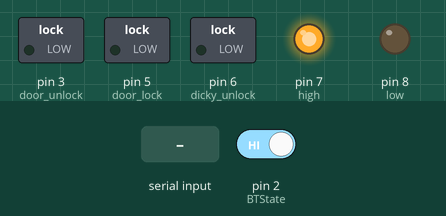
Recording of a sketch running on a simulated Arduino Uno, built with avr-gcc and run on an emulated ATmega328P. Parts: switched loads named in the sketch (green lamp = pin HIGH), output pins drawn as LEDs (lit = HIGH). The test bench sets the inputs (shaded band); at power-on: pin 2 (BTState) HIGH. What the sketch prints to the serial monitor is not drawn.

Above: at 1.2 s.
1.3 s: pin 2 (BTState) driven LOW
At 2.5 s:
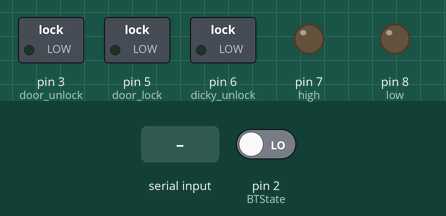
2.8 s: "F" received over Serial
4.3 s: "B" received over the second serial link
5.8 s: "R" received over Serial
7.3 s: pin 2 (BTState) driven HIGH
At 8.3 s:
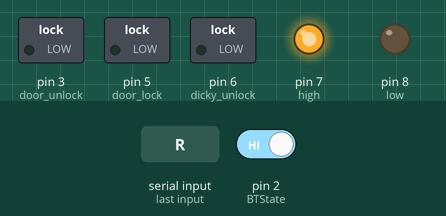
8.8 s: "F" received over the second serial link
At 9.4 s:
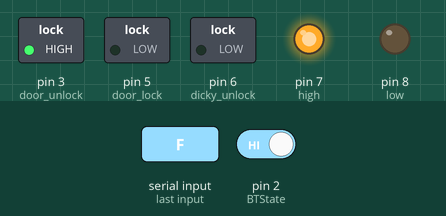
Timing chart, 0 to 11.3 s (numbered marks = the images above; inputs shaded):
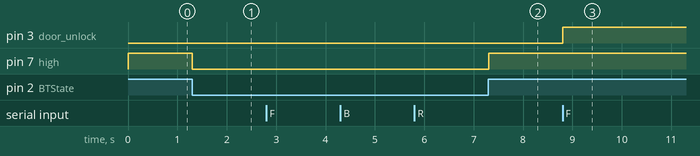

The sketch:

Arduino-Car-Central-Lock.ino
```cpp
#include <SoftwareSerial.h>

  int door_unlock = 3;
  int door_lock = 5;
  int dicky_unlock = 6;
  int high = 7;
  int low = 8;
  int Rx = 10;
  int Tx = 11;
  int cmd;
  int BTState = 2;
  SoftwareSerial BT(Rx,Tx);

void setup() {

  BT.begin(115200);
  Serial.begin(115200);
  Serial.println("ASSALAMOALAIKUM! This is Carduino by MSK");
  BT.println("ASSALAMOALAIKUM! This is Carduino by MSK");
  pinMode(door_unlock, OUTPUT);
  pinMode(door_lock, OUTPUT);
  pinMode(dicky_unlock, OUTPUT);
  pinMode(high,OUTPUT);
  pinMode(low,OUTPUT);
  digitalWrite(low,LOW);

}

void loop() {
  if(digitalRead(BTState) == LOW)
  {
    digitalWrite(high,LOW);
    cmd='S';
    Serial.println("Disconnected");
  }
  if(digitalRead(BTState) != LOW)
  {
    digitalWrite(high,HIGH);
    Serial.println("Connected");
  }
  if (Serial.available()>0)
  {
    cmd = Serial.read();
  }

  if (BT.available()>0)
  {
    cmd = BT.read();
  }
  if (cmd == 'F')
  {
    digitalWrite(3,HIGH);
    Serial.println("Door Unlocked");
  }
  else if (cmd == 'B')
  {
    digitalWrite(5,HIGH);
    Serial.println("Door locked");
  }
  else if (cmd == 'R')
  {
    digitalWrite(6,HIGH);
    Serial.println("Dicky Unlocked");
  }
  else if (cmd == 'L')
  {
    digitalWrite(5,HIGH);
    Serial.println("Door locked");
  }
  else if (cmd == 'S')
  {
    digitalWrite(3,LOW);
    digitalWrite(5,LOW);
    digitalWrite(6,LOW);
    Serial.println("release");
  }
}
```

Measured:
- after the input at 1.3 s, pin 7 (high): HIGH → LOW at once
- after the input at 7.3 s, pin 7 (high): LOW → HIGH at once
- after the input at 8.8 s, pin 3 (door_unlock): LOW → HIGH at once
